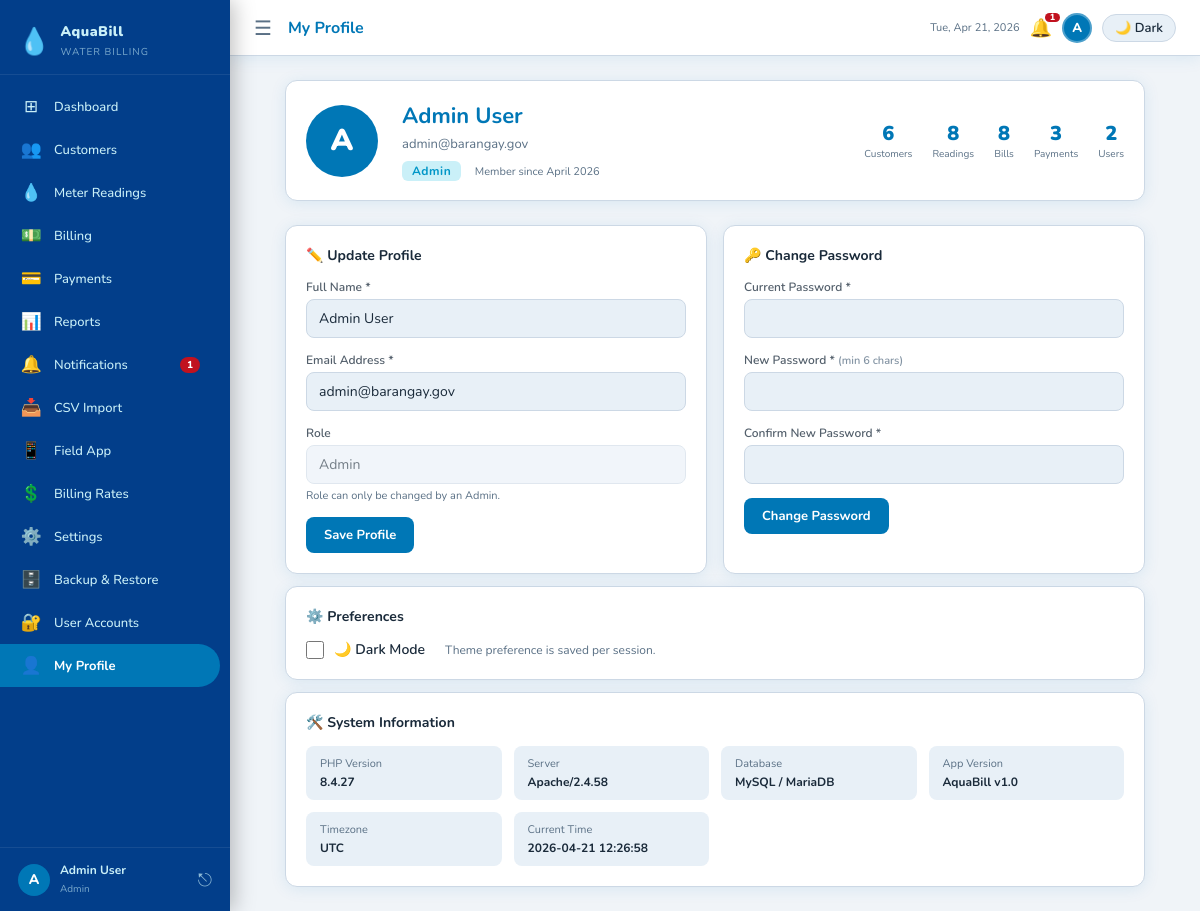
The app's page /profile.php (signed in) with its own data.
### tables this page shows
CREATE TABLE IF NOT EXISTS users (
    id INT AUTO_INCREMENT PRIMARY KEY,
    name VARCHAR(120) NOT NULL,
    email VARCHAR(180) NOT NULL UNIQUE,
    password VARCHAR(255) NOT NULL,
    role ENUM('Admin','Staff') NOT NULL DEFAULT 'Staff',
    avatar CHAR(2) DEFAULT 'U',
    created_at TIMESTAMP DEFAULT CURRENT_TIMESTAMP
);

### includes/functions.php (called while the page is built, shortened)
<?php
function currentUser(): array {
    return [
        'id'     => $_SESSION['user_id']   ?? 0,
        'name'   => $_SESSION['user_name'] ?? '',
        'email'  => $_SESSION['user_email'] ?? '',
        'role'   => $_SESSION['user_role'] ?? '',
        'avatar' => $_SESSION['user_avatar'] ?? 'U',
    ];
}
function h(string $s): string {
    return htmlspecialchars($s, ENT_QUOTES, 'UTF-8');
}
function isDark(): bool {
    return ($_SESSION['dark_mode'] ?? false) === true;
}

### profile.php (the view, shortened to what this page needs)
<?php
require_once 'includes/functions.php';
$pdo = getDB();
$u   = currentUser();
$stmt = $pdo->prepare("SELECT * FROM users WHERE id=?");
$stmt->execute([$u['id']]);
$userData = $stmt->fetch();
$systemStats = [];
if ($u['role'] === 'Admin') {
    $systemStats = [
        'customers' => (int)$pdo->query("SELECT COUNT(*) FROM customers")->fetchColumn(),
        'readings'  => (int)$pdo->query("SELECT COUNT(*) FROM readings")->fetchColumn(),
        'bills'     => (int)$pdo->query("SELECT COUNT(*) FROM bills")->fetchColumn(),
        'payments'  => (int)$pdo->query("SELECT COUNT(*) FROM payments")->fetchColumn(),
        'users'     => (int)$pdo->query("SELECT COUNT(*) FROM users")->fetchColumn(),
    ];
}
require_once 'includes/header.php';
renderHeader('My Profile', 'profile');
?>
<div style="max-width:860px;margin:0 auto">
  <div class="card mb-3" style="display:flex;align-items:center;gap:24px;flex-wrap:wrap">
    <div style="width:72px;height:72px;border-radius:50%;background:var(--accent);color:#fff;
                display:flex;align-items:center;justify-content:center;font-size:30px;font-weight:900;flex-shrink:0">
      <?= h($userData['avatar']) ?>
    </div>
    <div style="flex:1">
      <h2 style="margin:0;font-size:22px;color:var(--accent)"><?= h($userData['name']) ?></h2>
      <div style="color:var(--muted);font-size:13px;margin-top:4px"><?= h($userData['email']) ?></div>
      <div style="margin-top:8px">
        <span class="badge badge-<?= strtolower(h($userData['role'])) ?>"><?= h($userData['role']) ?></span>
        <span style="font-size:11px;color:var(--muted);margin-left:10px">
          Member since <?= date('F Y', strtotime($userData['created_at'])) ?>
        </span>
      </div>
    </div>
    <?php if ($u['role'] === 'Admin' && !empty($systemStats)): ?>
    <div style="display:flex;gap:20px;flex-wrap:wrap">
      <?php foreach ($systemStats as $label => $val): ?>
      <div style="text-align:center">
        <div style="font-size:20px;font-weight:900;color:var(--accent)"><?= $val ?></div>
        <div style="font-size:10px;color:var(--muted);text-transform:capitalize"><?= $label ?></div>
      </div>
      <?php endforeach; ?>
    </div>
    <?php endif; ?>
  </div>
  <div class="two-col">
    <div class="card">
      <div class="card-title">✏️ Update Profile</div>
      <form method="POST">
        <div class="form-group">
          <label class="form-label">Full Name *</label>
          <input type="text" name="name" class="form-control" value="<?= h($userData['name']) ?>" required>
        </div>
        <div class="form-group">
          <label class="form-label">Email Address *</label>
          <input type="email" name="email" class="form-control" value="<?= h($userData['email']) ?>" required>
        </div>
        <div class="form-group">
          <label class="form-label">Role</label>
          <input type="text" class="form-control" value="<?= h($userData['role']) ?>" disabled style="opacity:.6">
          <div class="form-hint">Role can only be changed by an Admin.</div>
        </div>
        <button type="submit" class="btn btn-primary">Save Profile</button>
      </form>
    </div>
    <div class="card">
      <div class="card-title">🔑 Change Password</div>
      <form method="POST">
        <div class="form-group">
          <label class="form-label">Current Password *</label>
          <input type="password" name="current_password" class="form-control" required>
        </div>
        <div class="form-group">
          <label class="form-label">New Password * <span class="fs-xs text-muted">(min 6 chars)</span></label>
          <input type="password" name="new_password" class="form-control" required minlength="6" id="new_pw">
        </div>
        <div class="form-group">
          <label class="form-label">Confirm New Password *</label>
          <input type="password" name="confirm_password" class="form-control" required id="confirm_pw"
                 oninput="checkPwMatch()">
        </div>
        <button type="submit" class="btn btn-primary">Change Password</button>
      </form>
    </div>
  </div>
  <div class="card mt-2">
    <div class="card-title">⚙️ Preferences</div>
    <form method="POST" style="display:flex;align-items:center;gap:20px;flex-wrap:wrap">
      <label style="display:flex;align-items:center;gap:10px;cursor:pointer;font-weight:600;font-size:14px">
        <input type="checkbox" name="dark_mode" value="1" <?= isDark()?'checked':'' ?>
               onchange="this.form.submit()" style="width:18px;height:18px;cursor:pointer">
        🌙 Dark Mode
      </label>
      <span class="text-muted fs-sm">Theme preference is saved per session.</span>
    </form>
  </div>
  <?php if ($u['role'] === 'Admin'): ?>
  <div class="card mt-2">
    <div class="card-title">🛠️ System Information</div>
    <div style="display:grid;grid-template-columns:repeat(auto-fit,minmax(180px,1fr));gap:12px">
      <?php
      $info = [
        'PHP Version'    => PHP_VERSION,
        'Server'         => $_SERVER['SERVER_SOFTWARE'] ?? 'Unknown',
        'Database'       => 'MySQL / MariaDB',
        'App Version'    => 'AquaBill v1.0',
        'Timezone'       => date_default_timezone_get(),
        'Current Time'   => date('Y-m-d H:i:s'),
      ];
      foreach ($info as $k => $v): ?>
      <div style="background:var(--surface-alt);border-radius:8px;padding:10px 14px">
        <div class="fs-xs text-muted"><?= h($k) ?></div>
        <div class="fw-bold fs-sm" style="margin-top:3px;word-break:break-all"><?= h($v) ?></div>
      </div>
      <?php endforeach; ?>
    </div>
  </div>
  <?php endif; ?>
</div>
<?php renderFooter(); ?>

### includes/header.php (shortened to what this page needs)
<?php
function renderHeader(string $title = '', string $activePg = ''): void {
    $u    = currentUser();
    $dark = isDark();
?>
<!DOCTYPE html>
<html lang="en" data-theme="<?= $dark ? 'dark' : 'light' ?>">
<head>
<link rel="stylesheet" href="assets/css/style.css">
<link rel="stylesheet" media="print" href="assets/css/print.css">
</head>
<body>
<aside class="sidebar" id="sidebar">
  <div class="sidebar-logo">
    <span class="logo-icon">💧</span>
    <div class="logo-text">
      <strong><?= APP_NAME ?></strong>
      <small>WATER BILLING</small>
    </div>
  </div>
  <nav class="sidebar-nav">
    <?php
    $notifCount = 0;
    try {
        $pdo2 = getDB();
        $pdo2->exec("UPDATE bills SET status='Overdue' WHERE status='Unpaid' AND due_date < CURDATE()");
        $notifCount = (int)$pdo2->query(
            "SELECT COUNT(*) FROM bills WHERE status='Overdue' OR (status='Unpaid' AND due_date BETWEEN CURDATE() AND DATE_ADD(CURDATE(),INTERVAL 7 DAY))"
        )->fetchColumn();
    } catch (Exception $e) {}
    $navItems = [
        ['href'=>'dashboard.php',     'icon'=>'⊞', 'label'=>'Dashboard'],
        ['href'=>'customers.php',     'icon'=>'👥', 'label'=>'Customers'],
        ['href'=>'readings.php',      'icon'=>'💧', 'label'=>'Meter Readings'],
        ['href'=>'billing.php',       'icon'=>'💵', 'label'=>'Billing'],
        ['href'=>'payments.php',      'icon'=>'💳', 'label'=>'Payments'],
        ['href'=>'reports.php',       'icon'=>'📊', 'label'=>'Reports'],
        ['href'=>'notifications.php', 'icon'=>'🔔', 'label'=>'Notifications', 'badge'=>$notifCount],
        ['href'=>'import.php',        'icon'=>'📥', 'label'=>'CSV Import'],
        ['href'=>'field-app-guide.php','icon'=>'📱','label'=>'Field App'],
    ];
    if ($u['role'] === 'Admin') {
        $navItems[] = ['href'=>'rates.php',   'icon'=>'💲','label'=>'Billing Rates'];
        $navItems[] = ['href'=>'settings.php','icon'=>'⚙️','label'=>'Settings'];
        $navItems[] = ['href'=>'backup.php',  'icon'=>'🗄️','label'=>'Backup & Restore'];
        $navItems[] = ['href'=>'users.php',   'icon'=>'🔐','label'=>'User Accounts'];
    }
    $navItems[] = ['href'=>'profile.php','icon'=>'👤','label'=>'My Profile'];
    foreach ($navItems as $nav):
        $pg    = basename($nav['href'], '.php');
        $cls   = $pg === $activePg ? 'active' : '';
        $badge = $nav['badge'] ?? 0;
    ?>
    <a href="<?= $nav['href'] ?>" class="nav-item <?= $cls ?>">
      <span class="nav-icon"><?= $nav['icon'] ?></span>
      <span class="nav-label"><?= $nav['label'] ?></span>
      <?php if ($badge > 0): ?>
      <span class="nav-badge"><?= $badge ?></span>
      <?php endif; ?>
    </a>
    <?php endforeach; ?>
  </nav>
  <div class="sidebar-user">
    <div class="user-avatar"><?= h($u['avatar']) ?></div>
    <div class="user-info">
      <strong><?= h($u['name']) ?></strong>
      <small><?= h($u['role']) ?></small>
    </div>
    <a href="logout.php" title="Logout" class="logout-btn">⎋</a>
  </div>
</aside>
<div class="main-wrap">
  <header class="topbar">
    <button class="sidebar-toggle" onclick="toggleSidebar()">☰</button>
    <span class="topbar-title"><?= h($title) ?></span>
    <div class="topbar-right">
      <span class="topbar-date"><?= date('D, M j, Y') ?></span>
      <?php if (isset($notifCount) && $notifCount > 0): ?>
      <a href="notifications.php" class="topbar-bell" title="<?= $notifCount ?> alerts">
        🔔<span class="bell-badge"><?= $notifCount ?></span>
      </a>
      <?php endif; ?>
      <a href="profile.php" class="topbar-avatar" title="My Profile">
        <div class="topbar-av-circle"><?= h($u['avatar']) ?></div>
      </a>
      <a href="?dark=<?= $dark ? '0' : '1' ?>" class="btn-mode"><?= $dark ? '☀️ Light' : '🌙 Dark' ?></a>
    </div>
  </header>
  <main class="page-content">
<?php
}
function renderFooter(): void {
?>
  </main>
</div>
</body>
</html>
<?php
}

### records on screen
users: avatar "A", name "Admin User", role "Admin", email "admin@barangay.gov", created_at "April 2026"

### other values on screen
APP_NAME "AquaBill"
$nav['icon'] "⊞"
$nav['label'] "Dashboard"
$nav['icon'] "👥"
$nav['label'] "Customers"
$nav['icon'] "💧"
$nav['label'] "Meter Readings"
$nav['icon'] "💵"
$nav['label'] "Billing"
$nav['icon'] "💳"
$nav['label'] "Payments"
$nav['icon'] "📊"
$nav['label'] "Reports"
$nav['icon'] "🔔"
$nav['label'] "Notifications"
